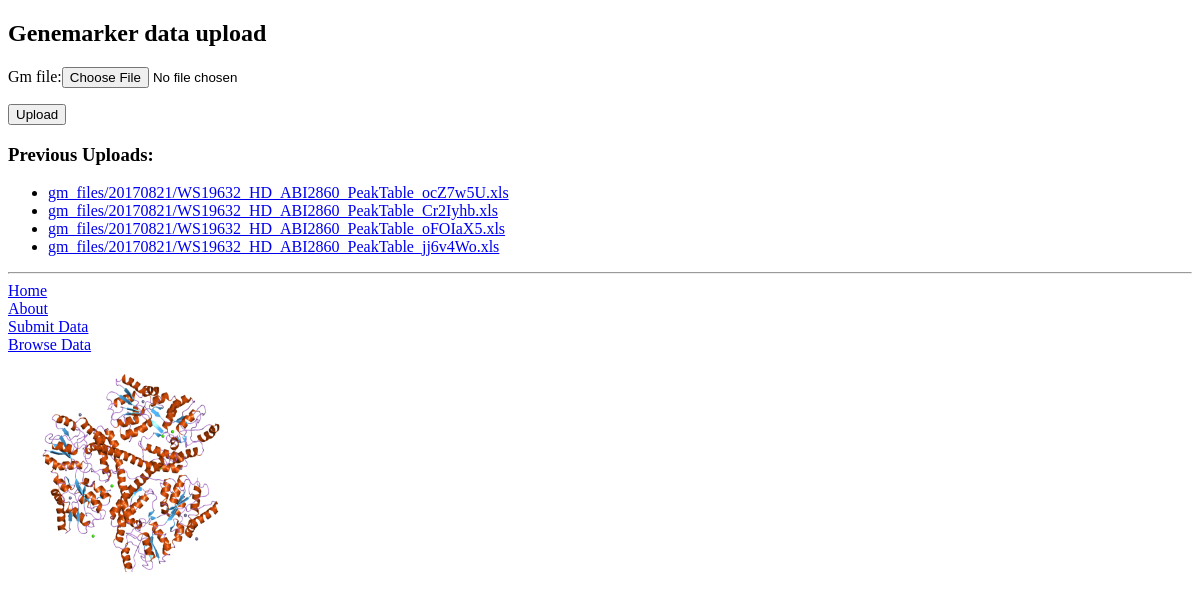
The app's page /hd/datasub/, older data.
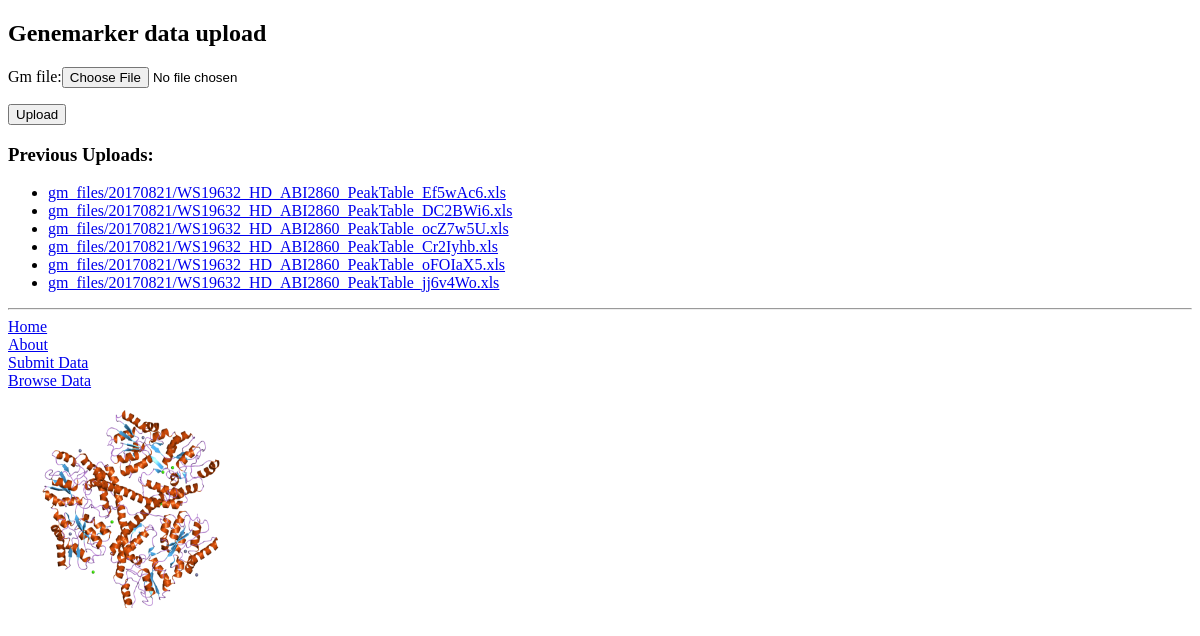
The same page, newer data.
### HD/models.py (models this page shows, shortened)
class Genemarker_data(models.Model):
    gm_file = models.FileField(upload_to='gm_files/%Y%m%d')
    upload_date = models.DateTimeField(auto_now_add =True)

### HD/views.py (the view)
def genemarker_upload(request):
    if request.method == "POST":
        form = Genemarker_dataForm(request.POST, request.FILES)
        if form.is_valid():
            form.save()
            return HttpResponseRedirect(reverse('datasub'))
    else:
        form = Genemarker_dataForm()
    gm_files = Genemarker_data.objects.order_by('-upload_date')
    context_dict = {"gm_files":gm_files,
                    "form":form}
    return render(request, 'HD/upload.html', context_dict)

### HD/forms.py
class Genemarker_dataForm(ModelForm):
    class Meta:
        model = Genemarker_data
        fields = ('gm_file',)

### templates/HD/upload.html (shortened to what this page needs)
{% extends 'HD/base.html' %}
{% load staticfiles %}
{% block bodyblock %}
    <h2>Genemarker data upload</h2>
    <div>
        <form action="#" method="post" enctype="multipart/form-data">
            {% csrf_token %} {{form}}
            <p><input type="submit" value="Upload" /></p>
        </form>
    </div>
    <div>
        {% if gm_files %}
        <h3>Previous Uploads:</h3>
            <ul>
            {% for document in gm_files %}
                <li><a href="{{ document.gm_file.url }}">{{ document.gm_file.name }}</a></li>
            {% endfor %}
            </ul>
        {% else %}
            <p>No previous uploads.</p>
        {% endif %}
    </div>
{% endblock %}

Row changes from the older to the newer data that the page shows:
added Genemarker_data: gm_file.name "gm_files/20170821/WS19632_HD_ABI2860_PeakTable_Ef5wAc6.xls"
added Genemarker_data: gm_file.name "gm_files/20170821/WS19632_HD_ABI2860_PeakTable_DC2BWi6.xls"
